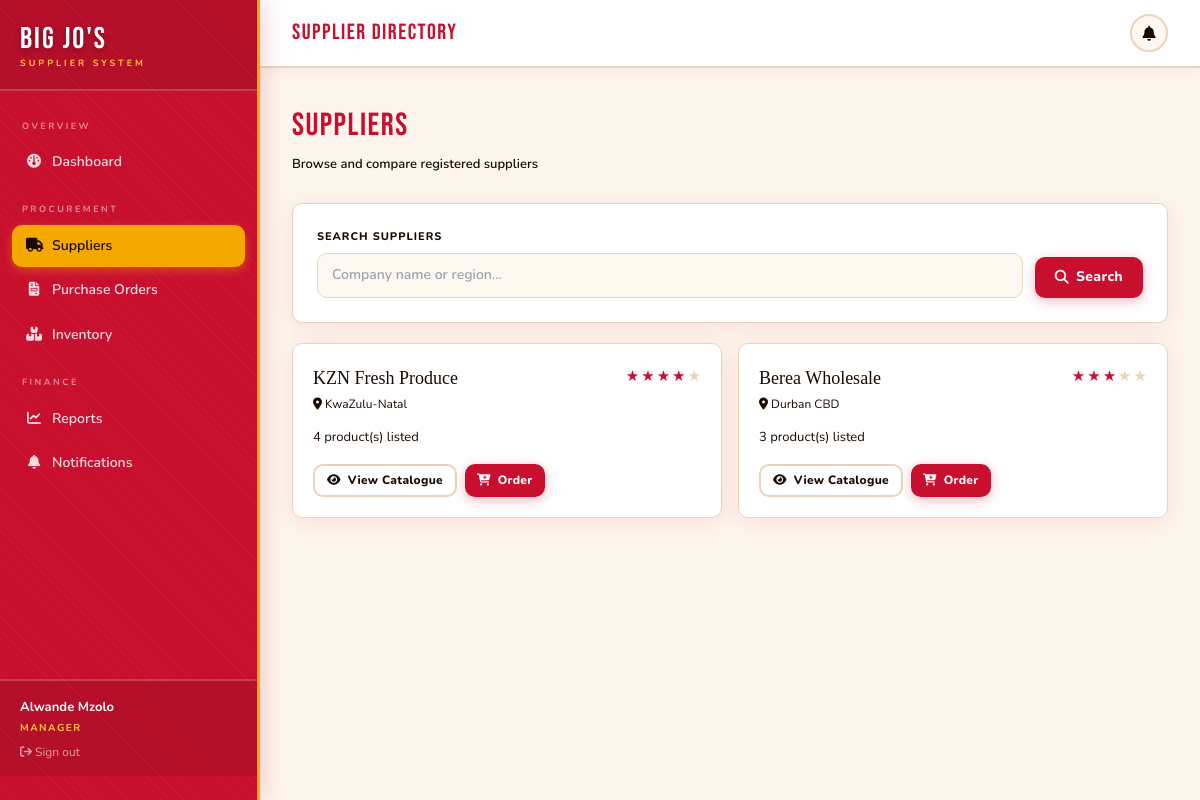
Screenshot of /manager/suppliers (signed in) with the database file from the repository.
### app/models/__init__.py (models this page shows, shortened)
class User(UserMixin, db.Model):
    __tablename__ = 'user'
    id = db.Column(db.Integer, primary_key=True)
    name = db.Column(db.String(120), nullable=False)
    email = db.Column(db.String(120), unique=True, nullable=False)
    password_hash = db.Column(db.String(256), nullable=False)
    role = db.Column(db.String(20), nullable=False)  # manager / supplier / admin
    phone = db.Column(db.String(20))
    created_at = db.Column(db.DateTime, default=utc_now)
    supplier_profile = db.relationship('Supplier', backref='user', uselist=False)
    notifications = db.relationship('Notification', backref='user', lazy='dynamic')

class Supplier(db.Model):
    __tablename__ = 'supplier'
    id = db.Column(db.Integer, primary_key=True)
    user_id = db.Column(db.Integer, db.ForeignKey('user.id'), unique=True)
    company_name = db.Column(db.String(120), nullable=False)
    region = db.Column(db.String(100))
    rating = db.Column(db.Float, default=3.0)
    bank_details = db.Column(db.String(200))
    products = db.relationship('Product', backref='supplier', lazy='dynamic')
    orders = db.relationship('PurchaseOrder', backref='supplier', lazy='dynamic')

### app/manager/__init__.py (the view)
@bp.route('/suppliers')
@manager_required
def suppliers():
    q = request.args.get('q', '')
    query = Supplier.query
    if q:
        query = query.join(User).filter(
            db.or_(Supplier.company_name.ilike(f'%{q}%'),
                   Supplier.region.ilike(f'%{q}%')))
    suppliers = query.all()
    return render_template('manager/suppliers.html', suppliers=suppliers, q=q)

### app/__init__.py (called while the page is built)
@login_manager.user_loader
def load_user(user_id):
    from app.models import User
    return db.session.get(User, int(user_id))

### app/manager/__init__.py (called while the page is built)
def manager_required(f):
    @wraps(f)
    def decorated(*args, **kwargs):
        if not current_user.is_authenticated or current_user.role not in ('manager', 'admin'):
            flash('Access restricted to managers.', 'danger')
            return redirect(url_for('auth.login'))
        return f(*args, **kwargs)
    return login_required(decorated)

### app/templates/manager/suppliers.html (shortened to what this page needs)
{% extends 'shared/dashboard_layout.html' %}
{% block page_title %}Supplier Directory{% endblock %}
{% block content %}
<div class="page-header">
  <div>
    <div class="page-title">Suppliers</div>
    <div class="page-subtitle">Browse and compare registered suppliers</div>
  </div>
</div>
<div class="card" style="margin-bottom:20px;">
  <form method="GET" style="display:flex;gap:12px;align-items:flex-end;">
    <div class="form-group" style="flex:1;margin:0;">
      <label class="form-label">Search Suppliers</label>
      <input name="q" class="form-control" placeholder="Company name or region..." value="{{ q }}">
    </div>
    <button type="submit" class="btn btn-primary">
      <i class="fa-solid fa-magnifying-glass"></i> Search
    </button>
  </form>
</div>
{% if suppliers %}
<div style="display:grid;grid-template-columns:repeat(auto-fill,minmax(300px,1fr));gap:16px;">
  {% for s in suppliers %}
  <div class="card" style="padding:20px;">
    <div style="display:flex;justify-content:space-between;align-items:flex-start;margin-bottom:12px;">
      <div>
        <div style="font-family:'DM Serif Display',serif;font-size:18px;">{{ s.company_name }}</div>
        <div style="color:var(--muted);font-size:12px;margin-top:2px;">
          <i class="fa-solid fa-location-dot"></i> {{ s.region or 'Region not set' }}
        </div>
      </div>
      <div style="display:flex;gap:2px;">
        {% for i in range(5) %}
          {% if i < s.rating|int %}
            <span style="color:var(--accent);">★</span>
          {% else %}
            <span style="color:var(--border);">★</span>
          {% endif %}
        {% endfor %}
      </div>
    </div>
    <div style="color:var(--muted);font-size:13px;margin-bottom:16px;">
      {{ s.products.count() }} product(s) listed
    </div>
    <div style="display:flex;gap:8px;">
      <a href="{{ url_for('manager.supplier_detail', supplier_id=s.id) }}" class="btn btn-outline btn-sm">
        <i class="fa-solid fa-eye"></i> View Catalogue
      </a>
      <a href="{{ url_for('manager.new_order') }}" class="btn btn-primary btn-sm">
        <i class="fa-solid fa-cart-plus"></i> Order
      </a>
    </div>
  </div>
  {% endfor %}
</div>
{% else %}
<div class="empty-state">
  <div class="icon">🏪</div>
  <p>No suppliers found{% if q %} matching "{{ q }}"{% endif %}</p>
</div>
{% endif %}
{% endblock %}

### app/templates/shared/dashboard_layout.html (shortened to what this page needs)
{% extends 'base.html' %}
{% block body %}
<div class="flex min-h-screen bg-cream">
  <aside id="sidebar"
         class="fixed inset-y-0 left-0 z-50 flex w-[260px] -translate-x-full flex-col overflow-y-auto
                border-r-[3px] border-gold bg-brand pb-6
                shadow-[4px_0_20px_rgba(200,16,46,.18)] transition-transform duration-200 md:translate-x-0"
         style="background-image:repeating-linear-gradient(45deg,rgba(255,255,255,.03) 0px,rgba(255,255,255,.03) 1px,transparent 1px,transparent 10px)">
    <div class="border-b-2 border-white/20 bg-black/10 px-5 pb-[18px] pt-6">
      <div class="font-display text-[30px] leading-none tracking-[2px] text-white"
           style="text-shadow:0 2px 6px rgba(0,0,0,.3)">Big Jo's</div>
      <div class="mt-0.5 text-[9px] font-bold uppercase tracking-[3px] text-gold2">Supplier System</div>
    </div>
    <nav class="flex-1 space-y-0.5 px-3 py-4">
      {% if current_user.role in ('manager','admin') %}
      <div class="px-2.5 pb-1.5 pt-3 text-[9px] font-bold uppercase tracking-[2.5px] text-white/50">Overview</div>
      <a href="{{ url_for('manager.dashboard') }}"
         class="flex items-center gap-2.5 rounded-[10px] px-3.5 py-2.5 text-[14px] font-semibold transition-all duration-[180ms]
                {% if request.endpoint == 'manager.dashboard' %}bg-gold text-ink shadow-[0_3px_10px_rgba(245,168,0,.4)]
                {% else %}text-white/85 hover:bg-white/20 hover:text-white hover:translate-x-[3px]{% endif %}">
        <span class="w-4 text-center"><i class="fa-solid fa-gauge"></i></span> Dashboard
      </a>
      <div class="px-2.5 pb-1.5 pt-4 text-[9px] font-bold uppercase tracking-[2.5px] text-white/50">Procurement</div>
      <a href="{{ url_for('manager.suppliers') }}"
         class="flex items-center gap-2.5 rounded-[10px] px-3.5 py-2.5 text-[14px] font-semibold transition-all duration-[180ms]
                {% if 'suppliers' in request.endpoint %}bg-gold text-ink shadow-[0_3px_10px_rgba(245,168,0,.4)]
                {% else %}text-white/85 hover:bg-white/20 hover:text-white hover:translate-x-[3px]{% endif %}">
        <span class="w-4 text-center"><i class="fa-solid fa-truck"></i></span> Suppliers
      </a>
      <a href="{{ url_for('manager.orders') }}"
         class="flex items-center gap-2.5 rounded-[10px] px-3.5 py-2.5 text-[14px] font-semibold transition-all duration-[180ms]
                {% if 'orders' in request.endpoint %}bg-gold text-ink shadow-[0_3px_10px_rgba(245,168,0,.4)]
                {% else %}text-white/85 hover:bg-white/20 hover:text-white hover:translate-x-[3px]{% endif %}">
        <span class="w-4 text-center"><i class="fa-solid fa-file-invoice"></i></span> Purchase Orders
      </a>
      <a href="{{ url_for('manager.inventory') }}"
         class="flex items-center gap-2.5 rounded-[10px] px-3.5 py-2.5 text-[14px] font-semibold transition-all duration-[180ms]
                {% if 'inventory' in request.endpoint %}bg-gold text-ink shadow-[0_3px_10px_rgba(245,168,0,.4)]
                {% else %}text-white/85 hover:bg-white/20 hover:text-white hover:translate-x-[3px]{% endif %}">
        <span class="w-4 text-center"><i class="fa-solid fa-boxes-stacked"></i></span> Inventory
      </a>
      <div class="px-2.5 pb-1.5 pt-4 text-[9px] font-bold uppercase tracking-[2.5px] text-white/50">Finance</div>
      <a href="{{ url_for('manager.reports') }}"
         class="flex items-center gap-2.5 rounded-[10px] px-3.5 py-2.5 text-[14px] font-semibold transition-all duration-[180ms]
                {% if 'reports' in request.endpoint %}bg-gold text-ink shadow-[0_3px_10px_rgba(245,168,0,.4)]
                {% else %}text-white/85 hover:bg-white/20 hover:text-white hover:translate-x-[3px]{% endif %}">
        <span class="w-4 text-center"><i class="fa-solid fa-chart-line"></i></span> Reports
      </a>
      <a href="{{ url_for('manager.notifications') }}"
         class="flex items-center gap-2.5 rounded-[10px] px-3.5 py-2.5 text-[14px] font-semibold transition-all duration-[180ms]
                {% if 'notifications' in request.endpoint %}bg-gold text-ink shadow-[0_3px_10px_rgba(245,168,0,.4)]
                {% else %}text-white/85 hover:bg-white/20 hover:text-white hover:translate-x-[3px]{% endif %}">
        <span class="w-4 text-center"><i class="fa-solid fa-bell"></i></span> Notifications
      </a>
      {% endif %}
    </nav>
    <div class="border-t-2 border-white/20 bg-black/10 px-5 py-4 text-[13px]">
      <div class="font-bold text-white">{{ current_user.name }}</div>
      <div class="mt-0.5 text-[10px] font-bold uppercase tracking-[1.5px] text-gold2">{{ current_user.role }}</div>
      <a href="{{ url_for('auth.logout') }}" class="mt-2 block text-xs text-white/60 transition hover:text-white">
        <i class="fa-solid fa-arrow-right-from-bracket"></i> Sign out
      </a>
    </div>
  </aside>
  <div class="flex min-h-screen w-full flex-col md:ml-[260px]">
    <header class="sticky top-0 z-40 flex items-center justify-between border-b-2 border-warm
                   bg-white px-4 py-3.5 shadow-[0_2px_12px_rgba(200,16,46,.07)] md:px-8">
      <div class="flex items-center gap-3">
        <span class="font-display text-[22px] tracking-[1.5px] text-brand">
          {% block page_title %}{% endblock %}
        </span>
      </div>
      <div class="flex items-center gap-3">
        {% set unread = current_user.notifications.filter_by(is_read=False).count() %}
        {% if current_user.role in ('manager','admin') %}
        <a href="{{ url_for('manager.notifications') }}"
           class="relative inline-flex h-[38px] w-[38px] items-center justify-center rounded-full
                  border-2 border-warm bg-cream2 text-muted transition
                  hover:border-brand hover:text-brand hover:bg-brand/5">
          <i class="fa-solid fa-bell text-[15px]"></i>
        </a>
        {% endif %}
      </div>
    </header>
    <main class="flex-1 p-8">
      {% block content %}{% endblock %}
    </main>
  </div>
</div>
{% endblock %}

### app/static/css/main.css (style rules this page uses)
:root { --bg: #fdf6ee; --surface: #ffffff; --surface2:#fff8f0; --border: #e8d5b7; --accent: #c8102e; --accent2: #e8192e; --gold: #f5a800; --gold2: #ffc93c; --green: #1a8a3a; --red: #c8102e; --blue: #1565c0; --text: #1a0a00; --muted: #1a0a00; }
.btn { display: inline-flex; align-items: center; gap: 7px; padding: 9px 20px; border-radius: 10px; font-family: 'Nunito', sans-serif; font-size: 14px; font-weight: 800; cursor: pointer; border: none; transition: all .18s; text-decoration: none; letter-spacing: .3px; }
.btn-primary { background: #c8102e; color: #fff; box-shadow: 0 3px 12px rgba(200,16,46,.3); }
.btn-outline { background: transparent; border: 2px solid #e8d5b7; color: #1a0a00; }
.btn-sm { padding: 5px 12px; font-size: 12px; }
.card { background: #fff; border: 1.5px solid #e8d5b7; border-radius: 10px; padding: 24px; box-shadow: 0 4px 24px rgba(200,16,46,.10); }
.page-header { display: flex; align-items: center; justify-content: space-between; margin-bottom: 28px; }
.page-title { font-family: 'Bebas Neue', cursive; font-size: 32px; color: #c8102e; letter-spacing: 1.5px; }
.page-subtitle { font-size: 13px; color: #1a0a00; margin-top: 2px; font-weight: 600; }
.form-group { margin-bottom: 18px; }
.form-label { display: block; font-size: 11px; font-weight: 800; text-transform: uppercase; letter-spacing: 1px; color: #1a0a00; margin-bottom: 7px; }
.form-control { width: 100%; background: #fff8f0; border: 1.5px solid #e8d5b7; border-radius: 10px; padding: 10px 14px; color: #1a0a00; font-family: 'Nunito', sans-serif; font-size: 14px; font-weight: 600; transition: border-color .18s, box-shadow .18s; }

### rows the page displays
User: name "Alwande Mzolo", role "MANAGER"
Supplier: company_name "KZN Fresh Produce", region "KwaZulu-Natal", rating 4.5 (drawn), products.count "4"
Supplier: company_name "Berea Wholesale", region "Durban CBD", products.count "3"
